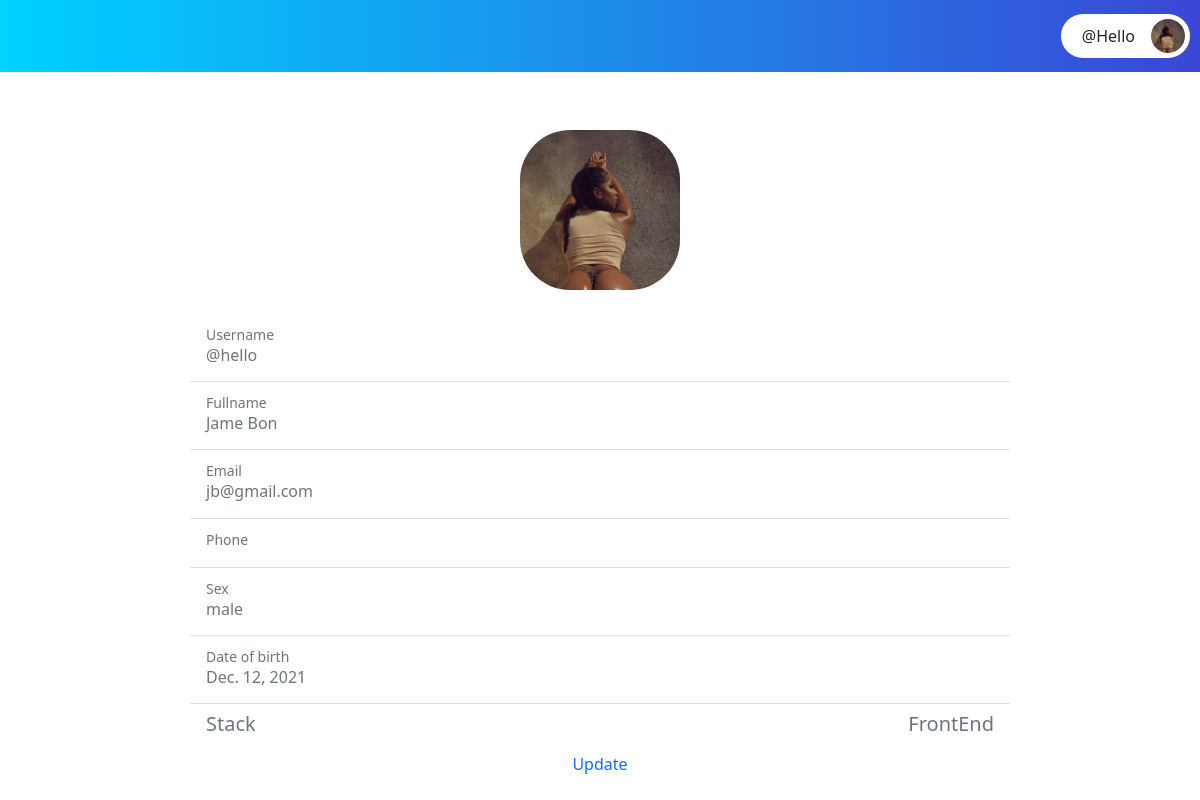
/participants/en/profile/ (signed in), run on an earlier commit of the app's database.
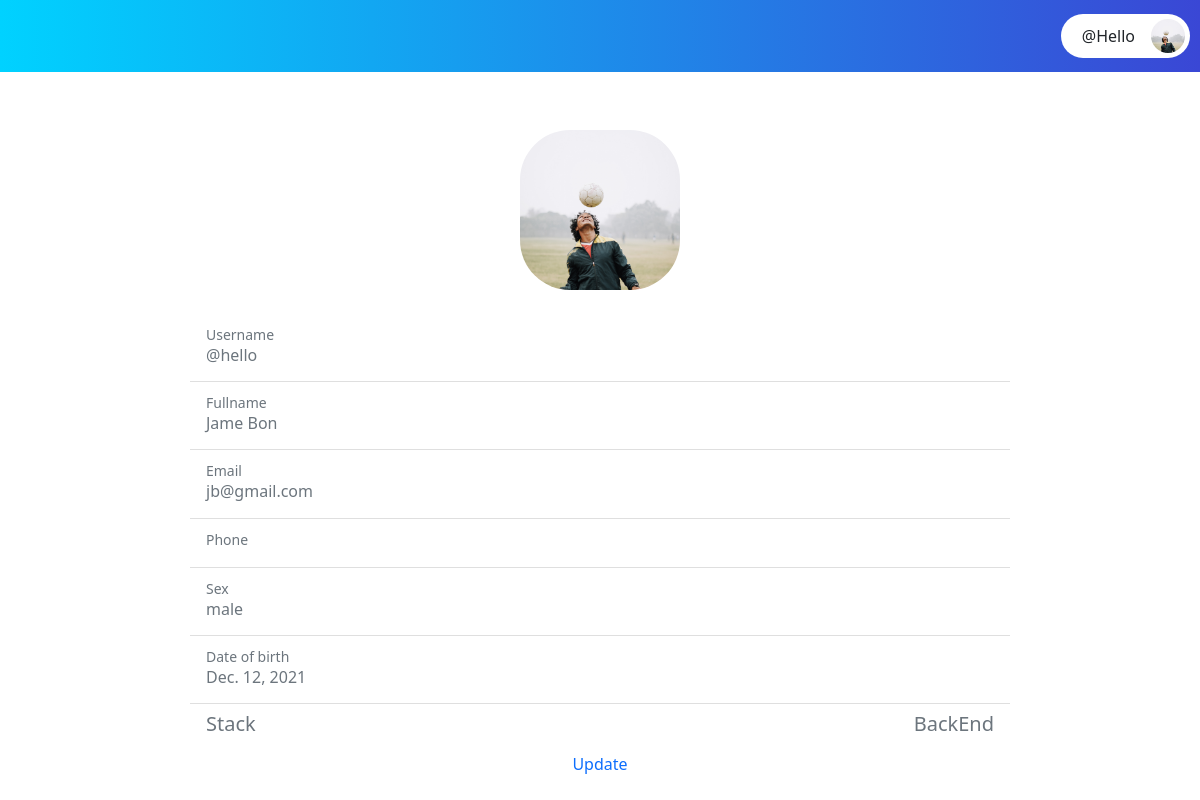
And on a later commit of the database.
### core/models.py (models this page shows, shortened)
class CustomUser(AbstractUser):
    GENDER = [
        ('Male', 'Male'),
        ('Female', 'Female'),
    ]
    id =  models.UUIDField(unique=True, primary_key=True, default=uuid.uuid4, editable=False)
    email = models.EmailField(unique=True)
    gender = models.CharField(max_length=6, choices=GENDER, default=GENDER[0])
    dob = models.DateField(null=True)
    is_participant = models.BooleanField(default=False)
    is_judge = models.BooleanField(default=False)
    is_admin = models.BooleanField(default=False)

### participants/models.py (models this page shows, shortened)
class Participant(models.Model):
    STACKS = [
        ('FrontEnd', 'FrontEnd'),
        ('BackEnd', 'BackEnd'),
        ('FullStack', 'FullStack'),
    ]
    id = models.UUIDField(default=uuid.uuid4, unique=True, editable=False, primary_key=True)
    user = models.OneToOneField(CustomUser, on_delete=models.CASCADE)
    image = models.ImageField(default="participant_image.png", upload_to="participant_profile_images")
    stack = models.CharField(max_length=30, choices=STACKS, default=STACKS[0])

### participants/views.py (the view)
# urls.py: path('profile/', ParticipantProfileDetail.as_view(), name='participant_profile'),
class ParticipantProfileDetail(LoginRequiredMixin, TemplateView):
    template_name = "participants/profile.html"
    def get_context_data(self, **kwargs: Any) -> Dict[str, Any]:
        context = super().get_context_data(**kwargs)
        participant = Participant.objects.get(user=self.request.user)
        all_participants = ParticipantPolls.objects.all()
        context['polls'] = ParticipantPolls.objects.filter(participant=participant)
        context['participants'] = all_participants
        return context

### participants/templates/participants/profile.html (shortened to what this page needs)
{% extends 'participants/dashboard.html' %}
{% load static %}
{% block dashboard_content %}
<div class="main-content p-3 mt-4">
    <div class="profile-wrapper">
        <div class="profile-content">
            <div class="p-image mx-auto p-image-lg animate__animated animate__zoomIn animate__faster">
                {% if user.is_participant %}
                <img src="{{ user.participant.image.url }}" alt="participant_image">
                {% elif user.is_judge %}
                <img src="{{ user.judgeprofile.profile_picture.url }}" alt="judges_profile">
                {% endif %}
            </div>
        </div>
        <div class="profile-text mt-4">
            <ul class="list-group list-group-flush">
                <li class="list-group-item">
                    <small class="text-muted">Username</small>
                    <h6 class="text-muted">@{{ user.username|lower }}</h6>
                </li>
                <li class="list-group-item">
                    <small class="text-muted">Fullname </small>
                    <h6 class="text-muted">{{ user.first_name }} {{ user.last_name}}</h6>
                </li>
                <li class="list-group-item">
                    <small class="text-muted">Email </small>
                    <h6 class="text-muted">{{ user.email }}</h6>
                </li>
                <li class="list-group-item">
                    <small class="text-muted">Phone</small>
                </li>
                <li class="list-group-item">
                    <small class="text-muted">Sex</small>
                    <h6 class="text-muted">{{ user.gender|lower }}</h6>
                </li>
                <li class="list-group-item">
                    <small class="text-muted">Date of birth</small>
                    <h6 class="text-muted">{{ user.dob }}</h6>
                </li>
                {% if user.is_participant %}
                <li class="list-group-item d-flex justify-content-between">
                    <h5 class="text-center text-muted">Stack</h5>
                    <h5 class="text-center text-muted">{{ user.participant.stack  }}</h5>
                </li>
                {% endif %}
            </ul>
        </div>
        <div class="profile-update d-flex justify-content-center">
            {% if user.is_participant %}
            <a href="{% url 'participant_profile_update' %}" class="nav-link p-0">Update</a>
            {% elif user.is_judge %}
            <a href="{% url 'judges_profile_update' %}" class="nav-link p-0">Update</a>
            {% endif %}
        </div>
    </div>
</div>
{% endblock %}

### participants/templates/participants/dashboard.html (shortened to what this page needs)
{% extends 'core/base.html' %}
{% load static %}
{% load crispy_forms_tags %}
{% block content %}
<div id="main">
    <header>
        <div class="header-content">
            <div class="d-flex justify-content-between align-items-center pl-4 pr-4">
                <div class="menu-btn-container">
                    <button class="menu-btn" onclick="openNav()"><i class="fa fa-bars"></i></button>
                </div>
                <div class="header-controls">
                    {% if user.is_participant %}
                    <a href="{% url 'participant_dashboard' %}" class="text-light"><i class="fa fa-home"></i></a>
                    <a href="{% url 'participant_profile' %}" class="text-light mx-3"><i class="fa fa-user"></i></a>
                    {% elif user.is_judge %}
                    <a href="{% url 'judges_dashboard' %}" class="text-light"><i class="fa fa-home"></i></a>
                    <a href="{% url 'judges_profile' %}" class="text-light mx-3"><i class="fa fa-user"></i></a>
                    {% endif %}
                    <a href="{% url 'logout' %}" class="text-danger ml-3"><i class="fa fa-sign-out-alt"></i></a>
                </div>
                <div class="avatar d-flex align-items-center profile_btn ">
                    <button class="d-flex align-items-center justify-content-center" id="toggleProfile"
                        data-toggle="false">
                        <span class="text-dark mx-3"> @{{ user.username }}</span>
                        <div class="p-image">
                            {% if user.is_participant %}
                            <img src="{{ user.participant.image.url }}" alt="participant_image">
                            {% elif user.is_judge %}
                            <img src="{{ user.judgeprofile.profile_picture.url }}" alt="judges_profile">
                            {% endif %}
                        </div>
                    </button>
                </div>
            </div>
        </div>
    </header>
    <main>
        <div class="main-wrapper">
            <div class="d-flex">
                {% block dashboard_content %}{% endblock %}
            </div>
        </div>
    </main>
</div>
{% endblock %}

### core/templates/core/base.html (shortened to what this page needs)
{% load static %}
<!DOCTYPE html>
<html lang="en">
<head>
    <link rel="stylesheet" href="{% static 'css/style.css' %}">
    <link rel="stylesheet" href="{% static 'css/sidenav.css' %}">
    <link rel="stylesheet" href="{% static 'css/animate.css' %}">
    <link rel="stylesheet" href="{% static 'css/bootstrap.min.css' %}">
    <link rel="stylesheet" href="{% static 'css/fontawesome-all.css' %}">
    <link rel="stylesheet" href="{% static 'css/owl.css' %}">
    <link rel="stylesheet" href="{% static 'fontawesome/css/all.css' %}">
</head>
<body style="position: relative;">
    {% block content %}{% endblock %}
</body>
</html>

### core/templates/core/includes/profile_preview.html (shortened to what this page needs)
{% load static %}

### static/css/style.css (style rules this page uses)
* { scroll-behavior: smooth; --white: #fff; --dark: #333; --grey: #aaa; --light-grey: #ddd; --lighter-grey: #f0f0f0; }
body { margin: 0; padding: 0; }
header { position: fixed; width: 100%; z-index: 999; }
.header-content { background: linear-gradient(90deg, #00d2ff 0%, #3a47d5 100%); padding: 14px 10px; top: 0; width: 100%; position: relative; }
.header-content button.menu-btn { border: none; background: none; }
.profile_btn { padding: 5px; border-radius: 50px; background-color: var(--white); }
.profile_btn button { border: none; background: none; padding: 0; }
.main-wrapper { padding-top: 5rem; background: var(--white); }
.main-content { flex-grow: 1; }
.p-image { width: 34px; height: 34px; border-radius: 50px; overflow: hidden; }
.p-image img { width: 100%; height: auto; }
.profile-wrapper { background: var(--white); border-radius: 10px; width: 70vw; margin: auto; padding: 10px; }
.p-image-lg { width: 10rem; height: 10rem; position: relative; }

### static/css/sidenav.css (style rules this page uses)
#main { transition: margin-left .5s; }

What changed in the data, as far as the page shows it:
changed CustomUser "Hello": participant.image: a different picture; participant.stack "FrontEnd" → "BackEnd"
